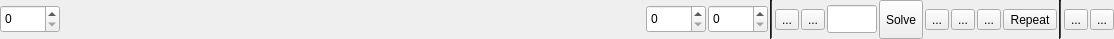
<?xml version="1.0" encoding="UTF-8"?>
<ui version="4.0">
 <class>NETimeline</class>
 <widget class="QWidget" name="NETimeline">
  <property name="geometry">
   <rect>
    <x>0</x>
    <y>0</y>
    <width>1114</width>
    <height>39</height>
   </rect>
  </property>
  <property name="sizePolicy">
   <sizepolicy hsizetype="Expanding" vsizetype="Preferred">
    <horstretch>0</horstretch>
    <verstretch>0</verstretch>
   </sizepolicy>
  </property>
  <property name="windowTitle">
   <string>Form</string>
  </property>
  <layout class="QHBoxLayout" name="horizontalLayout">
   <property name="spacing">
    <number>2</number>
   </property>
   <property name="leftMargin">
    <number>0</number>
   </property>
   <property name="topMargin">
    <number>0</number>
   </property>
   <property name="rightMargin">
    <number>0</number>
   </property>
   <property name="bottomMargin">
    <number>0</number>
   </property>
   <item>
    <widget class="QDoubleSpinBox" name="playbackStartSpinBox">
     <property name="sizePolicy">
      <sizepolicy hsizetype="Fixed" vsizetype="Fixed">
       <horstretch>0</horstretch>
       <verstretch>0</verstretch>
      </sizepolicy>
     </property>
     <property name="minimumSize">
      <size>
       <width>0</width>
       <height>28</height>
      </size>
     </property>
     <property name="maximumSize">
      <size>
       <width>60</width>
       <height>16777215</height>
      </size>
     </property>
     <property name="toolTip">
      <string>Start frame</string>
     </property>
     <property name="statusTip">
      <string>Start frame</string>
     </property>
     <property name="decimals">
      <number>0</number>
     </property>
     <property name="maximum">
      <double>100000.000000000000000</double>
     </property>
    </widget>
   </item>
   <item>
    <widget class="NETimelineWidget" name="timelineWidget" native="true">
     <property name="sizePolicy">
      <sizepolicy hsizetype="Expanding" vsizetype="Preferred">
       <horstretch>0</horstretch>
       <verstretch>0</verstretch>
      </sizepolicy>
     </property>
     <property name="minimumSize">
      <size>
       <width>500</width>
       <height>0</height>
      </size>
     </property>
     <property name="font">
      <font>
       <pointsize>7</pointsize>
      </font>
     </property>
     <property name="toolTip">
      <string/>
     </property>
    </widget>
   </item>
   <item>
    <widget class="QDoubleSpinBox" name="playbackEndSpinBox">
     <property name="sizePolicy">
      <sizepolicy hsizetype="Fixed" vsizetype="Fixed">
       <horstretch>0</horstretch>
       <verstretch>0</verstretch>
      </sizepolicy>
     </property>
     <property name="minimumSize">
      <size>
       <width>0</width>
       <height>28</height>
      </size>
     </property>
     <property name="maximumSize">
      <size>
       <width>60</width>
       <height>16777215</height>
      </size>
     </property>
     <property name="toolTip">
      <string>Stop playback at this frame</string>
     </property>
     <property name="statusTip">
      <string>Stop playback at this frame</string>
     </property>
     <property name="decimals">
      <number>0</number>
     </property>
     <property name="maximum">
      <double>100000.000000000000000</double>
     </property>
    </widget>
   </item>
   <item>
    <widget class="QDoubleSpinBox" name="maxFramesSpinBox">
     <property name="sizePolicy">
      <sizepolicy hsizetype="Fixed" vsizetype="Fixed">
       <horstretch>0</horstretch>
       <verstretch>0</verstretch>
      </sizepolicy>
     </property>
     <property name="minimumSize">
      <size>
       <width>0</width>
       <height>28</height>
      </size>
     </property>
     <property name="maximumSize">
      <size>
       <width>60</width>
       <height>16777215</height>
      </size>
     </property>
     <property name="toolTip">
      <string>Stop simulation at this frame</string>
     </property>
     <property name="statusTip">
      <string>Stop simulation at this frame</string>
     </property>
     <property name="decimals">
      <number>0</number>
     </property>
     <property name="maximum">
      <double>100000.000000000000000</double>
     </property>
    </widget>
   </item>
   <item>
    <widget class="Line" name="line_3">
     <property name="palette">
      <palette>
       <active>
        <colorrole role="WindowText">
         <brush brushstyle="SolidPattern">
          <color alpha="255">
           <red>255</red>
           <green>255</green>
           <blue>255</blue>
          </color>
         </brush>
        </colorrole>
        <colorrole role="Button">
         <brush brushstyle="SolidPattern">
          <color alpha="255">
           <red>50</red>
           <green>50</green>
           <blue>50</blue>
          </color>
         </brush>
        </colorrole>
        <colorrole role="Light">
         <brush brushstyle="SolidPattern">
          <color alpha="255">
           <red>75</red>
           <green>75</green>
           <blue>75</blue>
          </color>
         </brush>
        </colorrole>
        <colorrole role="Midlight">
         <brush brushstyle="SolidPattern">
          <color alpha="255">
           <red>62</red>
           <green>62</green>
           <blue>62</blue>
          </color>
         </brush>
        </colorrole>
        <colorrole role="Dark">
         <brush brushstyle="SolidPattern">
          <color alpha="255">
           <red>25</red>
           <green>25</green>
           <blue>25</blue>
          </color>
         </brush>
        </colorrole>
        <colorrole role="Mid">
         <brush brushstyle="SolidPattern">
          <color alpha="255">
           <red>33</red>
           <green>33</green>
           <blue>33</blue>
          </color>
         </brush>
        </colorrole>
        <colorrole role="Text">
         <brush brushstyle="SolidPattern">
          <color alpha="255">
           <red>255</red>
           <green>255</green>
           <blue>255</blue>
          </color>
         </brush>
        </colorrole>
        <colorrole role="BrightText">
         <brush brushstyle="SolidPattern">
          <color alpha="255">
           <red>255</red>
           <green>255</green>
           <blue>255</blue>
          </color>
         </brush>
        </colorrole>
        <colorrole role="ButtonText">
         <brush brushstyle="SolidPattern">
          <color alpha="255">
           <red>255</red>
           <green>255</green>
           <blue>255</blue>
          </color>
         </brush>
        </colorrole>
        <colorrole role="Base">
         <brush brushstyle="SolidPattern">
          <color alpha="255">
           <red>0</red>
           <green>0</green>
           <blue>0</blue>
          </color>
         </brush>
        </colorrole>
        <colorrole role="Window">
         <brush brushstyle="SolidPattern">
          <color alpha="255">
           <red>50</red>
           <green>50</green>
           <blue>50</blue>
          </color>
         </brush>
        </colorrole>
        <colorrole role="Shadow">
         <brush brushstyle="SolidPattern">
          <color alpha="255">
           <red>0</red>
           <green>0</green>
           <blue>0</blue>
          </color>
         </brush>
        </colorrole>
        <colorrole role="AlternateBase">
         <brush brushstyle="SolidPattern">
          <color alpha="255">
           <red>25</red>
           <green>25</green>
           <blue>25</blue>
          </color>
         </brush>
        </colorrole>
        <colorrole role="ToolTipBase">
         <brush brushstyle="SolidPattern">
          <color alpha="255">
           <red>255</red>
           <green>255</green>
           <blue>220</blue>
          </color>
         </brush>
        </colorrole>
        <colorrole role="ToolTipText">
         <brush brushstyle="SolidPattern">
          <color alpha="255">
           <red>0</red>
           <green>0</green>
           <blue>0</blue>
          </color>
         </brush>
        </colorrole>
       </active>
       <inactive>
        <colorrole role="WindowText">
         <brush brushstyle="SolidPattern">
          <color alpha="255">
           <red>255</red>
           <green>255</green>
           <blue>255</blue>
          </color>
         </brush>
        </colorrole>
        <colorrole role="Button">
         <brush brushstyle="SolidPattern">
          <color alpha="255">
           <red>50</red>
           <green>50</green>
           <blue>50</blue>
          </color>
         </brush>
        </colorrole>
        <colorrole role="Light">
         <brush brushstyle="SolidPattern">
          <color alpha="255">
           <red>75</red>
           <green>75</green>
           <blue>75</blue>
          </color>
         </brush>
        </colorrole>
        <colorrole role="Midlight">
         <brush brushstyle="SolidPattern">
          <color alpha="255">
           <red>62</red>
           <green>62</green>
           <blue>62</blue>
          </color>
         </brush>
        </colorrole>
        <colorrole role="Dark">
         <brush brushstyle="SolidPattern">
          <color alpha="255">
           <red>25</red>
           <green>25</green>
           <blue>25</blue>
          </color>
         </brush>
        </colorrole>
        <colorrole role="Mid">
         <brush brushstyle="SolidPattern">
          <color alpha="255">
           <red>33</red>
           <green>33</green>
           <blue>33</blue>
          </color>
         </brush>
        </colorrole>
        <colorrole role="Text">
         <brush brushstyle="SolidPattern">
          <color alpha="255">
           <red>255</red>
           <green>255</green>
           <blue>255</blue>
          </color>
         </brush>
        </colorrole>
        <colorrole role="BrightText">
         <brush brushstyle="SolidPattern">
          <color alpha="255">
           <red>255</red>
           <green>255</green>
           <blue>255</blue>
          </color>
         </brush>
        </colorrole>
        <colorrole role="ButtonText">
         <brush brushstyle="SolidPattern">
          <color alpha="255">
           <red>255</red>
           <green>255</green>
           <blue>255</blue>
          </color>
         </brush>
        </colorrole>
        <colorrole role="Base">
         <brush brushstyle="SolidPattern">
          <color alpha="255">
           <red>0</red>
           <green>0</green>
           <blue>0</blue>
          </color>
         </brush>
        </colorrole>
        <colorrole role="Window">
         <brush brushstyle="SolidPattern">
          <color alpha="255">
           <red>50</red>
           <green>50</green>
           <blue>50</blue>
          </color>
         </brush>
        </colorrole>
        <colorrole role="Shadow">
         <brush brushstyle="SolidPattern">
          <color alpha="255">
           <red>0</red>
           <green>0</green>
           <blue>0</blue>
          </color>
         </brush>
        </colorrole>
        <colorrole role="AlternateBase">
         <brush brushstyle="SolidPattern">
          <color alpha="255">
           <red>25</red>
           <green>25</green>
           <blue>25</blue>
          </color>
         </brush>
        </colorrole>
        <colorrole role="ToolTipBase">
         <brush brushstyle="SolidPattern">
          <color alpha="255">
           <red>255</red>
           <green>255</green>
           <blue>220</blue>
          </color>
         </brush>
        </colorrole>
        <colorrole role="ToolTipText">
         <brush brushstyle="SolidPattern">
          <color alpha="255">
           <red>0</red>
           <green>0</green>
           <blue>0</blue>
          </color>
         </brush>
        </colorrole>
       </inactive>
       <disabled>
        <colorrole role="WindowText">
         <brush brushstyle="SolidPattern">
          <color alpha="255">
           <red>25</red>
           <green>25</green>
           <blue>25</blue>
          </color>
         </brush>
        </colorrole>
        <colorrole role="Button">
         <brush brushstyle="SolidPattern">
          <color alpha="255">
           <red>50</red>
           <green>50</green>
           <blue>50</blue>
          </color>
         </brush>
        </colorrole>
        <colorrole role="Light">
         <brush brushstyle="SolidPattern">
          <color alpha="255">
           <red>75</red>
           <green>75</green>
           <blue>75</blue>
          </color>
         </brush>
        </colorrole>
        <colorrole role="Midlight">
         <brush brushstyle="SolidPattern">
          <color alpha="255">
           <red>62</red>
           <green>62</green>
           <blue>62</blue>
          </color>
         </brush>
        </colorrole>
        <colorrole role="Dark">
         <brush brushstyle="SolidPattern">
          <color alpha="255">
           <red>25</red>
           <green>25</green>
           <blue>25</blue>
          </color>
         </brush>
        </colorrole>
        <colorrole role="Mid">
         <brush brushstyle="SolidPattern">
          <color alpha="255">
           <red>33</red>
           <green>33</green>
           <blue>33</blue>
          </color>
         </brush>
        </colorrole>
        <colorrole role="Text">
         <brush brushstyle="SolidPattern">
          <color alpha="255">
           <red>25</red>
           <green>25</green>
           <blue>25</blue>
          </color>
         </brush>
        </colorrole>
        <colorrole role="BrightText">
         <brush brushstyle="SolidPattern">
          <color alpha="255">
           <red>255</red>
           <green>255</green>
           <blue>255</blue>
          </color>
         </brush>
        </colorrole>
        <colorrole role="ButtonText">
         <brush brushstyle="SolidPattern">
          <color alpha="255">
           <red>25</red>
           <green>25</green>
           <blue>25</blue>
          </color>
         </brush>
        </colorrole>
        <colorrole role="Base">
         <brush brushstyle="SolidPattern">
          <color alpha="255">
           <red>50</red>
           <green>50</green>
           <blue>50</blue>
          </color>
         </brush>
        </colorrole>
        <colorrole role="Window">
         <brush brushstyle="SolidPattern">
          <color alpha="255">
           <red>50</red>
           <green>50</green>
           <blue>50</blue>
          </color>
         </brush>
        </colorrole>
        <colorrole role="Shadow">
         <brush brushstyle="SolidPattern">
          <color alpha="255">
           <red>0</red>
           <green>0</green>
           <blue>0</blue>
          </color>
         </brush>
        </colorrole>
        <colorrole role="AlternateBase">
         <brush brushstyle="SolidPattern">
          <color alpha="255">
           <red>50</red>
           <green>50</green>
           <blue>50</blue>
          </color>
         </brush>
        </colorrole>
        <colorrole role="ToolTipBase">
         <brush brushstyle="SolidPattern">
          <color alpha="255">
           <red>255</red>
           <green>255</green>
           <blue>220</blue>
          </color>
         </brush>
        </colorrole>
        <colorrole role="ToolTipText">
         <brush brushstyle="SolidPattern">
          <color alpha="255">
           <red>0</red>
           <green>0</green>
           <blue>0</blue>
          </color>
         </brush>
        </colorrole>
       </disabled>
      </palette>
     </property>
     <property name="frameShadow">
      <enum>QFrame::Sunken</enum>
     </property>
     <property name="orientation">
      <enum>Qt::Vertical</enum>
     </property>
    </widget>
   </item>
   <item>
    <widget class="QToolButton" name="gotoStartButton">
     <property name="toolTip">
      <string>Initial frame</string>
     </property>
     <property name="statusTip">
      <string>Initial frame</string>
     </property>
     <property name="text">
      <string>...</string>
     </property>
     <property name="icon">
      <iconset resource="../../neutrino.qrc">
       <normaloff>:/Neutrino/Resources/22/media-skip-backward.png</normaloff>:/Neutrino/Resources/22/media-skip-backward.png</iconset>
     </property>
     <property name="iconSize">
      <size>
       <width>22</width>
       <height>22</height>
      </size>
     </property>
    </widget>
   </item>
   <item>
    <widget class="QToolButton" name="previousFrameButton">
     <property name="toolTip">
      <string>Previous frame</string>
     </property>
     <property name="statusTip">
      <string>Previous frame</string>
     </property>
     <property name="text">
      <string>...</string>
     </property>
     <property name="icon">
      <iconset resource="../../neutrino.qrc">
       <normaloff>:/Neutrino/Resources/22/media-prev.png</normaloff>:/Neutrino/Resources/22/media-prev.png</iconset>
     </property>
     <property name="iconSize">
      <size>
       <width>22</width>
       <height>22</height>
      </size>
     </property>
     <property name="autoRepeat">
      <bool>true</bool>
     </property>
    </widget>
   </item>
   <item>
    <widget class="QLineEdit" name="currentFrameLineEdit">
     <property name="sizePolicy">
      <sizepolicy hsizetype="Fixed" vsizetype="Fixed">
       <horstretch>0</horstretch>
       <verstretch>0</verstretch>
      </sizepolicy>
     </property>
     <property name="minimumSize">
      <size>
       <width>0</width>
       <height>28</height>
      </size>
     </property>
     <property name="maximumSize">
      <size>
       <width>50</width>
       <height>28</height>
      </size>
     </property>
     <property name="toolTip">
      <string>Current frame</string>
     </property>
     <property name="statusTip">
      <string>Current frame</string>
     </property>
    </widget>
   </item>
   <item>
    <widget class="QToolButton" name="simulateButton">
     <property name="sizePolicy">
      <sizepolicy hsizetype="Minimum" vsizetype="MinimumExpanding">
       <horstretch>0</horstretch>
       <verstretch>0</verstretch>
      </sizepolicy>
     </property>
     <property name="statusTip">
      <string>Enable/Disable solve mode</string>
     </property>
     <property name="text">
      <string>Solve</string>
     </property>
     <property name="icon">
      <iconset resource="../../neutrino.qrc">
       <normaloff>:/Neutrino/Resources/22/integrate-white.png</normaloff>
       <normalon>:/Neutrino/Resources/22/integrate-green.png</normalon>
       <disabledon>:/Neutrino/Resources/22/integrate-blue.png</disabledon>:/Neutrino/Resources/22/integrate-white.png</iconset>
     </property>
     <property name="iconSize">
      <size>
       <width>22</width>
       <height>22</height>
      </size>
     </property>
     <property name="checkable">
      <bool>true</bool>
     </property>
    </widget>
   </item>
   <item>
    <widget class="QToolButton" name="playButton">
     <property name="toolTip">
      <string>Start</string>
     </property>
     <property name="statusTip">
      <string>Start</string>
     </property>
     <property name="text">
      <string>...</string>
     </property>
     <property name="icon">
      <iconset resource="../../neutrino.qrc">
       <normaloff>:/Neutrino/Resources/22/media-playback-start.png</normaloff>
       <normalon>:/Neutrino/Resources/22/media-playback-pause-22.png</normalon>:/Neutrino/Resources/22/media-playback-start.png</iconset>
     </property>
     <property name="iconSize">
      <size>
       <width>22</width>
       <height>22</height>
      </size>
     </property>
     <property name="checkable">
      <bool>true</bool>
     </property>
     <property name="checked">
      <bool>false</bool>
     </property>
     <property name="autoRepeat">
      <bool>false</bool>
     </property>
    </widget>
   </item>
   <item>
    <widget class="QToolButton" name="nextFrameButton">
     <property name="toolTip">
      <string>Next frame</string>
     </property>
     <property name="statusTip">
      <string>Next frame</string>
     </property>
     <property name="text">
      <string>...</string>
     </property>
     <property name="icon">
      <iconset resource="../../neutrino.qrc">
       <normaloff>:/Neutrino/Resources/22/media-next.png</normaloff>:/Neutrino/Resources/22/media-next.png</iconset>
     </property>
     <property name="iconSize">
      <size>
       <width>22</width>
       <height>22</height>
      </size>
     </property>
     <property name="autoRepeat">
      <bool>true</bool>
     </property>
    </widget>
   </item>
   <item>
    <widget class="QToolButton" name="gotoEndButton">
     <property name="toolTip">
      <string>Final frame</string>
     </property>
     <property name="statusTip">
      <string>Final frame</string>
     </property>
     <property name="text">
      <string>...</string>
     </property>
     <property name="icon">
      <iconset resource="../../neutrino.qrc">
       <normaloff>:/Neutrino/Resources/22/media-skip-forward.png</normaloff>:/Neutrino/Resources/22/media-skip-forward.png</iconset>
     </property>
     <property name="iconSize">
      <size>
       <width>22</width>
       <height>22</height>
      </size>
     </property>
    </widget>
   </item>
   <item>
    <widget class="QToolButton" name="repeatButton">
     <property name="toolTip">
      <string>Enable/Disable playback repeat</string>
     </property>
     <property name="statusTip">
      <string>Enable/Disable playback repeat</string>
     </property>
     <property name="text">
      <string>Repeat</string>
     </property>
     <property name="icon">
      <iconset resource="../../neutrino.qrc">
       <normaloff>:/Neutrino/Resources/22/media-playlist-repeat.png</normaloff>:/Neutrino/Resources/22/media-playlist-repeat.png</iconset>
     </property>
     <property name="iconSize">
      <size>
       <width>22</width>
       <height>22</height>
      </size>
     </property>
     <property name="checkable">
      <bool>true</bool>
     </property>
    </widget>
   </item>
   <item>
    <widget class="Line" name="line">
     <property name="palette">
      <palette>
       <active>
        <colorrole role="WindowText">
         <brush brushstyle="SolidPattern">
          <color alpha="255">
           <red>255</red>
           <green>255</green>
           <blue>255</blue>
          </color>
         </brush>
        </colorrole>
        <colorrole role="Button">
         <brush brushstyle="SolidPattern">
          <color alpha="255">
           <red>50</red>
           <green>50</green>
           <blue>50</blue>
          </color>
         </brush>
        </colorrole>
        <colorrole role="Light">
         <brush brushstyle="SolidPattern">
          <color alpha="255">
           <red>75</red>
           <green>75</green>
           <blue>75</blue>
          </color>
         </brush>
        </colorrole>
        <colorrole role="Midlight">
         <brush brushstyle="SolidPattern">
          <color alpha="255">
           <red>62</red>
           <green>62</green>
           <blue>62</blue>
          </color>
         </brush>
        </colorrole>
        <colorrole role="Dark">
         <brush brushstyle="SolidPattern">
          <color alpha="255">
           <red>25</red>
           <green>25</green>
           <blue>25</blue>
          </color>
         </brush>
        </colorrole>
        <colorrole role="Mid">
         <brush brushstyle="SolidPattern">
          <color alpha="255">
           <red>33</red>
           <green>33</green>
           <blue>33</blue>
          </color>
         </brush>
        </colorrole>
        <colorrole role="Text">
         <brush brushstyle="SolidPattern">
          <color alpha="255">
           <red>255</red>
           <green>255</green>
           <blue>255</blue>
          </color>
         </brush>
        </colorrole>
        <colorrole role="BrightText">
         <brush brushstyle="SolidPattern">
          <color alpha="255">
           <red>255</red>
           <green>255</green>
           <blue>255</blue>
          </color>
         </brush>
        </colorrole>
        <colorrole role="ButtonText">
         <brush brushstyle="SolidPattern">
          <color alpha="255">
           <red>255</red>
           <green>255</green>
           <blue>255</blue>
          </color>
         </brush>
        </colorrole>
        <colorrole role="Base">
         <brush brushstyle="SolidPattern">
          <color alpha="255">
           <red>0</red>
           <green>0</green>
           <blue>0</blue>
          </color>
         </brush>
        </colorrole>
        <colorrole role="Window">
         <brush brushstyle="SolidPattern">
          <color alpha="255">
           <red>50</red>
           <green>50</green>
           <blue>50</blue>
          </color>
         </brush>
        </colorrole>
        <colorrole role="Shadow">
         <brush brushstyle="SolidPattern">
          <color alpha="255">
           <red>0</red>
           <green>0</green>
           <blue>0</blue>
          </color>
         </brush>
        </colorrole>
        <colorrole role="AlternateBase">
         <brush brushstyle="SolidPattern">
          <color alpha="255">
           <red>25</red>
           <green>25</green>
           <blue>25</blue>
          </color>
         </brush>
        </colorrole>
        <colorrole role="ToolTipBase">
         <brush brushstyle="SolidPattern">
          <color alpha="255">
           <red>255</red>
           <green>255</green>
           <blue>220</blue>
          </color>
         </brush>
        </colorrole>
        <colorrole role="ToolTipText">
         <brush brushstyle="SolidPattern">
          <color alpha="255">
           <red>0</red>
           <green>0</green>
           <blue>0</blue>
          </color>
         </brush>
        </colorrole>
       </active>
       <inactive>
        <colorrole role="WindowText">
         <brush brushstyle="SolidPattern">
          <color alpha="255">
           <red>255</red>
           <green>255</green>
           <blue>255</blue>
          </color>
         </brush>
        </colorrole>
        <colorrole role="Button">
         <brush brushstyle="SolidPattern">
          <color alpha="255">
           <red>50</red>
           <green>50</green>
           <blue>50</blue>
          </color>
         </brush>
        </colorrole>
        <colorrole role="Light">
         <brush brushstyle="SolidPattern">
          <color alpha="255">
           <red>75</red>
           <green>75</green>
           <blue>75</blue>
          </color>
         </brush>
        </colorrole>
        <colorrole role="Midlight">
         <brush brushstyle="SolidPattern">
          <color alpha="255">
           <red>62</red>
           <green>62</green>
           <blue>62</blue>
          </color>
         </brush>
        </colorrole>
        <colorrole role="Dark">
         <brush brushstyle="SolidPattern">
          <color alpha="255">
           <red>25</red>
           <green>25</green>
           <blue>25</blue>
          </color>
         </brush>
        </colorrole>
        <colorrole role="Mid">
         <brush brushstyle="SolidPattern">
          <color alpha="255">
           <red>33</red>
           <green>33</green>
           <blue>33</blue>
          </color>
         </brush>
        </colorrole>
        <colorrole role="Text">
         <brush brushstyle="SolidPattern">
          <color alpha="255">
           <red>255</red>
           <green>255</green>
           <blue>255</blue>
          </color>
         </brush>
        </colorrole>
        <colorrole role="BrightText">
         <brush brushstyle="SolidPattern">
          <color alpha="255">
           <red>255</red>
           <green>255</green>
           <blue>255</blue>
          </color>
         </brush>
        </colorrole>
        <colorrole role="ButtonText">
         <brush brushstyle="SolidPattern">
          <color alpha="255">
           <red>255</red>
           <green>255</green>
           <blue>255</blue>
          </color>
         </brush>
        </colorrole>
        <colorrole role="Base">
         <brush brushstyle="SolidPattern">
          <color alpha="255">
           <red>0</red>
           <green>0</green>
           <blue>0</blue>
          </color>
         </brush>
        </colorrole>
        <colorrole role="Window">
         <brush brushstyle="SolidPattern">
          <color alpha="255">
           <red>50</red>
           <green>50</green>
           <blue>50</blue>
          </color>
         </brush>
        </colorrole>
        <colorrole role="Shadow">
         <brush brushstyle="SolidPattern">
          <color alpha="255">
           <red>0</red>
           <green>0</green>
           <blue>0</blue>
          </color>
         </brush>
        </colorrole>
        <colorrole role="AlternateBase">
         <brush brushstyle="SolidPattern">
          <color alpha="255">
           <red>25</red>
           <green>25</green>
           <blue>25</blue>
          </color>
         </brush>
        </colorrole>
        <colorrole role="ToolTipBase">
         <brush brushstyle="SolidPattern">
          <color alpha="255">
           <red>255</red>
           <green>255</green>
           <blue>220</blue>
          </color>
         </brush>
        </colorrole>
        <colorrole role="ToolTipText">
         <brush brushstyle="SolidPattern">
          <color alpha="255">
           <red>0</red>
           <green>0</green>
           <blue>0</blue>
          </color>
         </brush>
        </colorrole>
       </inactive>
       <disabled>
        <colorrole role="WindowText">
         <brush brushstyle="SolidPattern">
          <color alpha="255">
           <red>25</red>
           <green>25</green>
           <blue>25</blue>
          </color>
         </brush>
        </colorrole>
        <colorrole role="Button">
         <brush brushstyle="SolidPattern">
          <color alpha="255">
           <red>50</red>
           <green>50</green>
           <blue>50</blue>
          </color>
         </brush>
        </colorrole>
        <colorrole role="Light">
         <brush brushstyle="SolidPattern">
          <color alpha="255">
           <red>75</red>
           <green>75</green>
           <blue>75</blue>
          </color>
         </brush>
        </colorrole>
        <colorrole role="Midlight">
         <brush brushstyle="SolidPattern">
          <color alpha="255">
           <red>62</red>
           <green>62</green>
           <blue>62</blue>
          </color>
         </brush>
        </colorrole>
        <colorrole role="Dark">
         <brush brushstyle="SolidPattern">
          <color alpha="255">
           <red>25</red>
           <green>25</green>
           <blue>25</blue>
          </color>
         </brush>
        </colorrole>
        <colorrole role="Mid">
         <brush brushstyle="SolidPattern">
          <color alpha="255">
           <red>33</red>
           <green>33</green>
           <blue>33</blue>
          </color>
         </brush>
        </colorrole>
        <colorrole role="Text">
         <brush brushstyle="SolidPattern">
          <color alpha="255">
           <red>25</red>
           <green>25</green>
           <blue>25</blue>
          </color>
         </brush>
        </colorrole>
        <colorrole role="BrightText">
         <brush brushstyle="SolidPattern">
          <color alpha="255">
           <red>255</red>
           <green>255</green>
           <blue>255</blue>
          </color>
         </brush>
        </colorrole>
        <colorrole role="ButtonText">
         <brush brushstyle="SolidPattern">
          <color alpha="255">
           <red>25</red>
           <green>25</green>
           <blue>25</blue>
          </color>
         </brush>
        </colorrole>
        <colorrole role="Base">
         <brush brushstyle="SolidPattern">
          <color alpha="255">
           <red>50</red>
           <green>50</green>
           <blue>50</blue>
          </color>
         </brush>
        </colorrole>
        <colorrole role="Window">
         <brush brushstyle="SolidPattern">
          <color alpha="255">
           <red>50</red>
           <green>50</green>
           <blue>50</blue>
          </color>
         </brush>
        </colorrole>
        <colorrole role="Shadow">
         <brush brushstyle="SolidPattern">
          <color alpha="255">
           <red>0</red>
           <green>0</green>
           <blue>0</blue>
          </color>
         </brush>
        </colorrole>
        <colorrole role="AlternateBase">
         <brush brushstyle="SolidPattern">
          <color alpha="255">
           <red>50</red>
           <green>50</green>
           <blue>50</blue>
          </color>
         </brush>
        </colorrole>
        <colorrole role="ToolTipBase">
         <brush brushstyle="SolidPattern">
          <color alpha="255">
           <red>255</red>
           <green>255</green>
           <blue>220</blue>
          </color>
         </brush>
        </colorrole>
        <colorrole role="ToolTipText">
         <brush brushstyle="SolidPattern">
          <color alpha="255">
           <red>0</red>
           <green>0</green>
           <blue>0</blue>
          </color>
         </brush>
        </colorrole>
       </disabled>
      </palette>
     </property>
     <property name="frameShadow">
      <enum>QFrame::Sunken</enum>
     </property>
     <property name="orientation">
      <enum>Qt::Vertical</enum>
     </property>
    </widget>
   </item>
   <item>
    <widget class="QToolButton" name="resetButton">
     <property name="toolTip">
      <string>Delete cached data</string>
     </property>
     <property name="statusTip">
      <string>Delete cached data</string>
     </property>
     <property name="text">
      <string>...</string>
     </property>
     <property name="icon">
      <iconset resource="../../neutrino.qrc">
       <normaloff>:/Neutrino/Resources/22/cache-clear22.png</normaloff>:/Neutrino/Resources/22/cache-clear22.png</iconset>
     </property>
     <property name="iconSize">
      <size>
       <width>22</width>
       <height>22</height>
      </size>
     </property>
    </widget>
   </item>
   <item>
    <widget class="QToolButton" name="preferences">
     <property name="toolTip">
      <string>Timeline settings</string>
     </property>
     <property name="statusTip">
      <string>Timeline settings</string>
     </property>
     <property name="text">
      <string>...</string>
     </property>
     <property name="icon">
      <iconset resource="../../neutrino.qrc">
       <normaloff>:/Neutrino/Resources/22/preferences-desktop.png</normaloff>:/Neutrino/Resources/22/preferences-desktop.png</iconset>
     </property>
     <property name="iconSize">
      <size>
       <width>22</width>
       <height>22</height>
      </size>
     </property>
    </widget>
   </item>
  </layout>
  <action name="actionSimulate">
   <property name="checkable">
    <bool>true</bool>
   </property>
   <property name="text">
    <string>Simulate</string>
   </property>
   <property name="toolTip">
    <string>Start simulating from the selected frame</string>
   </property>
  </action>
 </widget>
 <customwidgets>
  <customwidget>
   <class>NETimelineWidget</class>
   <extends>QWidget</extends>
   <header>Widgets/Timeline/NETimelineWidget.h</header>
   <container>1</container>
  </customwidget>
 </customwidgets>
 <resources>
  <include location="../../neutrino.qrc"/>
 </resources>
 <connections/>
</ui>
